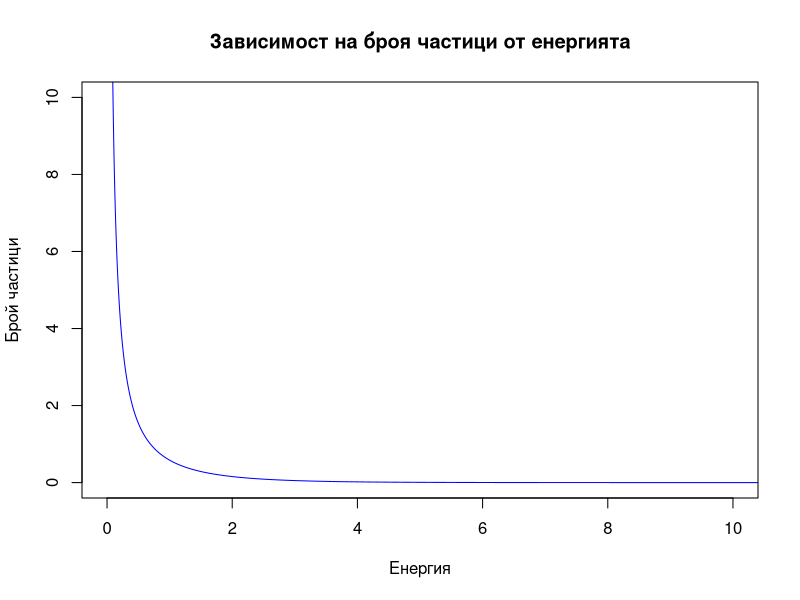
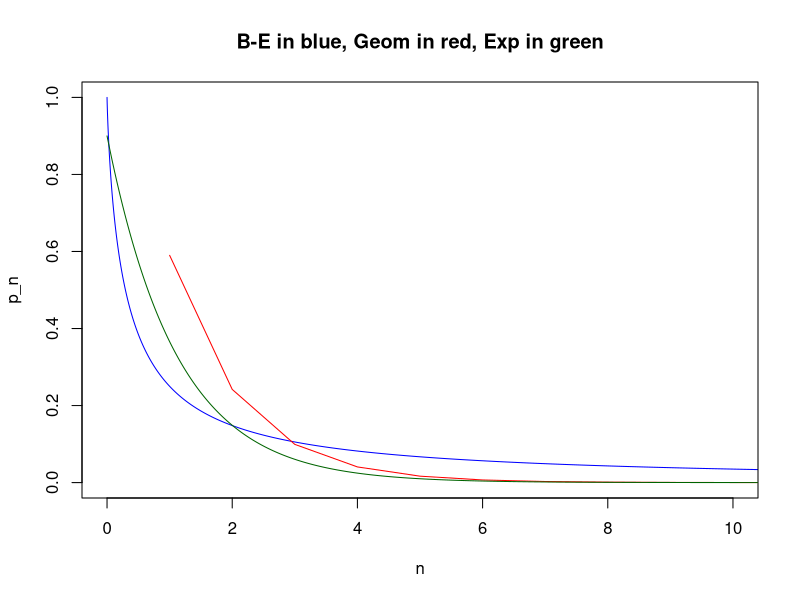

Recreate these plots in R, in order.
#homework1, R statistics, Tsvetelina Ivanova, Magisturska programa po Veroyatnosti i Statistika

#zadacha za n kletki s k>n topcheta
#Bernoulli trials until success
#Bose-Einstein distribution


x=(-20000:100000)/1000 #energiya, zaviseshta ot impulsa
mean(x) #sredna stoynost za energiyata da e 40, kakto e zadadeno i v statiyata.
length(x)
z=(0:2000000)/1000 #velichina, izpolzvana po-dolu za plot-vane na exp distr za sravnenie
y=0:200 #velichina, izpolzvana za plot(dgeom)

l=(0:20000)/1000 #l e nomer na energetichnoto nivo
mean(l)
length(l)
n=(0:20000)/1000 #n e broi chastitsi
mean(n)
length(n)

n_i = 1/(exp(x)-1) #razpredelenie na broya chastitsi v zavisimost ot energiyata.
#n_40 = 1/(exp(40)-1)
length(n_i)
#Vijda se, che chastitsite se stremyat kum osnovno sustoyanie, t.e. nai-mnogo sa tezi s minimalna energiya.
plot(x, n_i, type="l", col="blue", xlim=c(0,10), ylim = c(0,10), main="Зависимост на броя частици от енергията", xlab="Енергия", ylab = "Брой частици")

#n1=abs(rnorm(10000,0))/2
#p_n1 = (n_40)^n1/(1+n_40)^(n1+1)

p_n = ((n)^l)/((1+n)^(l+1)) #p_n - veroyatnost
p_n_10_5 = ((10)^5)/((1+10)^(5+1))
p_n_10_5 #test veroyatnost za 10 chastici v 5-to nivo


plot(n, p_n, type="l", col="blue", xlim=c(0,10), ylim = c(0,1), main = "B-E in blue, Geom in red, Exp in green")
lines(dgeom(y, 0.59), type="l", col="red", xlim=c(0,10), ylim=c(0,1))
lines(z, dexp(z,0.9),type="l", col="dark green", xlim=c(0,10), ylim=c(0,1))

